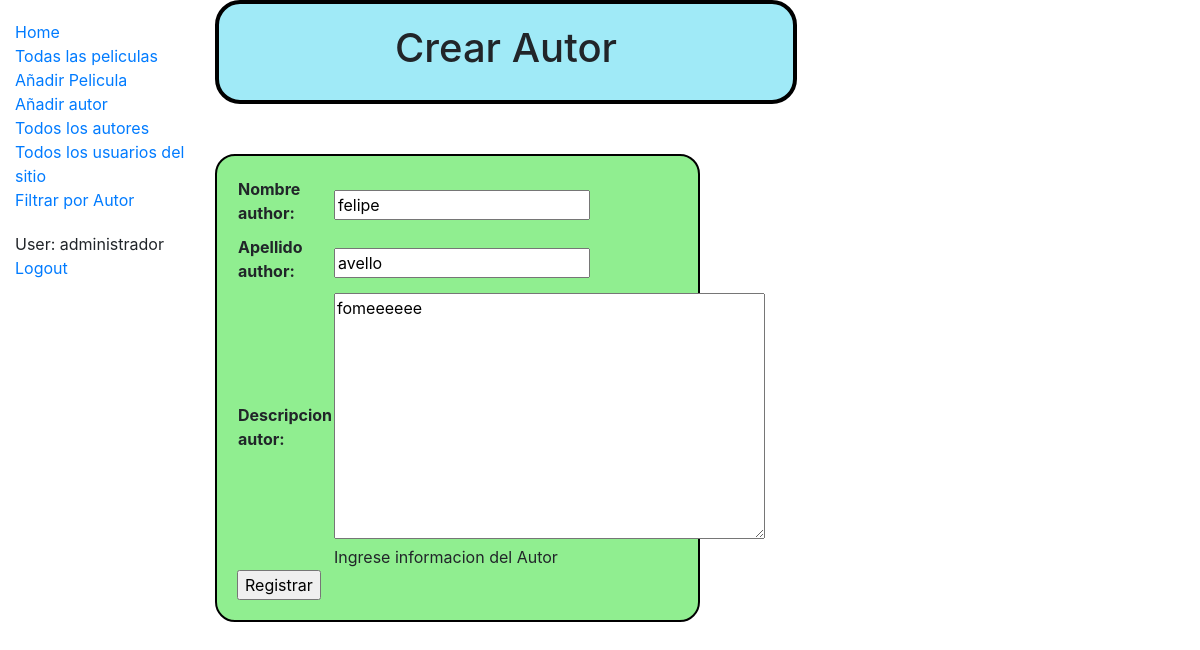
Screenshot of /catalog/autor/9/update/ (signed in) with the database file from the repository.
### catalog/models.py (models this page shows, shortened)
class Autor(models.Model):  # esta clase permite añadir los atributos del autor de las peliculas
	nombre_author = models.CharField(max_length=50)
	apellido_author = models.CharField(max_length=50)
	descripcion_autor = models.TextField(max_length=1000,help_text='Ingrese informacion del Autor')

### catalog/views.py (the view)
# urls.py: path('autor/<int:pk>/update/', views.autorUpdate.as_view(), name='autor_update'),
class autorUpdate(LoginRequiredMixin,UpdateView):  # esta clase permite actualizar autores en la base de datos
    model = Autor
    fields = ['nombre_author','apellido_author','descripcion_autor']

### catalog/templates/catalog/autor_form.html (shortened to what this page needs)
{% extends "base_generic.html" %}
{% block content %}
<div class="title">
  <h1>Crear Autor</h1>
</div>
{% if request.user.is_staff %}
<div class="contentBox">
  <form action="" method="post">
      <table>
          {{ form.as_table }}
      </table>
      <input type="submit" value="Registrar" />
  </form>
  {% else %}
    <h3>Usuario sin privilegios de administrador</h3>
  {% endif %}
</div>
{% endblock %}

### catalog/templates/base_generic.html (shortened to what this page needs)
<!DOCTYPE html>
<html lang="en">
<head>
  <link rel="stylesheet" href="https://stackpath.bootstrapcdn.com/bootstrap/4.1.3/css/bootstrap.min.css">
  {% load static %}
  <link rel="stylesheet" href="{% static 'css/styles.css' %}">
</head>
<body>
<div class="container-fluid">
<div class="row">
  <div class="col-sm-2">
    {% block sidebar %}
    <ul class="sidebar-nav">
        <li><a href="{% url 'index' %}">Home</a></li>
        <li><a href="{% url 'peliculas' %}">Todas las peliculas</a></li>
        <li><a href="{% url 'pelicula-create' %}">Añadir Pelicula</a></li>
        <li><a href="{% url 'autor_create' %}">Añadir autor</a></li>
        <li><a href="{% url 'autores' %}">Todos los autores</a></li>
        <li><a href="{% url 'usuario_list' %}">Todos los usuarios del sitio</a></li>
        <li><a href="{% url 'pelicula_por_autor' %}">Filtrar por Autor</a></li>
    </ul>
    <ul class="sidebar-nav">
      {% if user.is_authenticated %}
        <li>User: {{ user.get_username }}</li>
        <li><a href="{% url 'logout'%}?next={{request.path}}">Logout</a></li>
      {% else %}
        <li><a href="{% url 'login'%}?next={{request.path}}">Login</a></li>
      {% endif %}
    </ul>
    {% endblock %}
  </div>
        <div class="col-sm-10">
            {% block content %}{% endblock %}
        </div>
    </div>
  </div>
  </body>
</html>

### catalog/static/css/styles.css (style rules this page uses)
.sidebar-nav { margin-top:20px; padding: 0; list-style: none; }
div.contentBox { border-radius: 20px; border: 2px solid black; padding: 20px; background-color: lightgreen; width: 50%; margin-top: 50px; margin-bottom: 50px; }
div.title { border-radius: 25px; border: 4px solid black; padding: 20px; background-color: rgb(160, 234, 247); width: 60%; text-align: center; }

### rows the page displays
Autor: nombre_author "felipe", apellido_author "avello", descripcion_autor "fomeeeeee"

### other values shown
{{ user.get_username }} "administrador"
